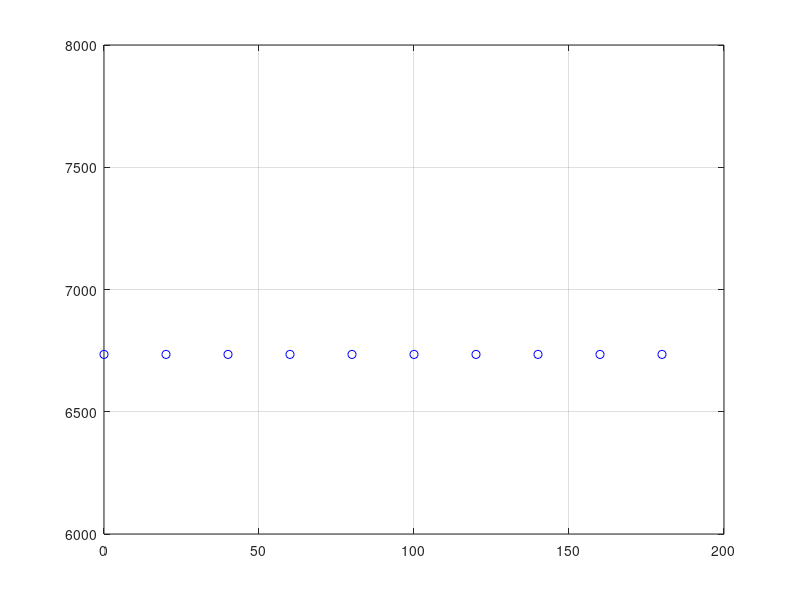
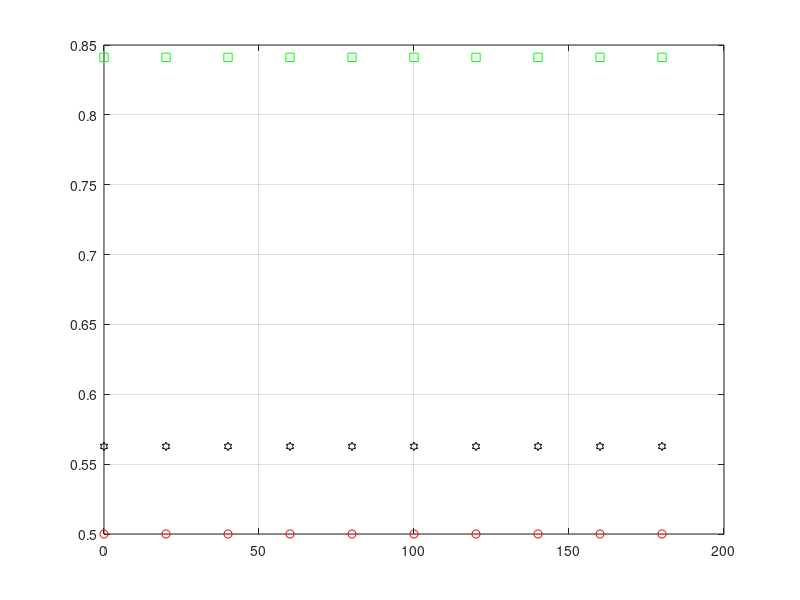
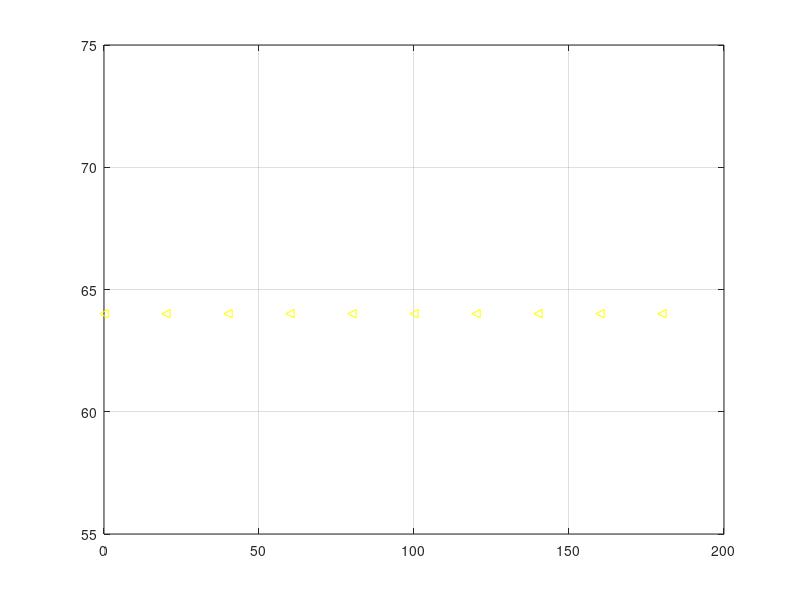

Source code (MATLAB) for these figures, in order:
% PlotScore.m
clear all
close all
clc


load eval.txt

x1 = 0:20:20*9;
x2 = 150:50:500;
x3 = 600:100:1e3;

x = [x1,x2,x3];

figure(1)
plot(x1,eval(:,1),'b-o')
%V = axis;
%V(3) = 0;
%axis(V)
grid on


figure(2)
plot(x1,eval(:,2),'r-o');
hold on
plot(x1,eval(:,3),'k-h');
plot(x1,eval(:,4),'g-s');
grid on

figure(3)
plot(x1,eval(:,5),'y-<');

grid on